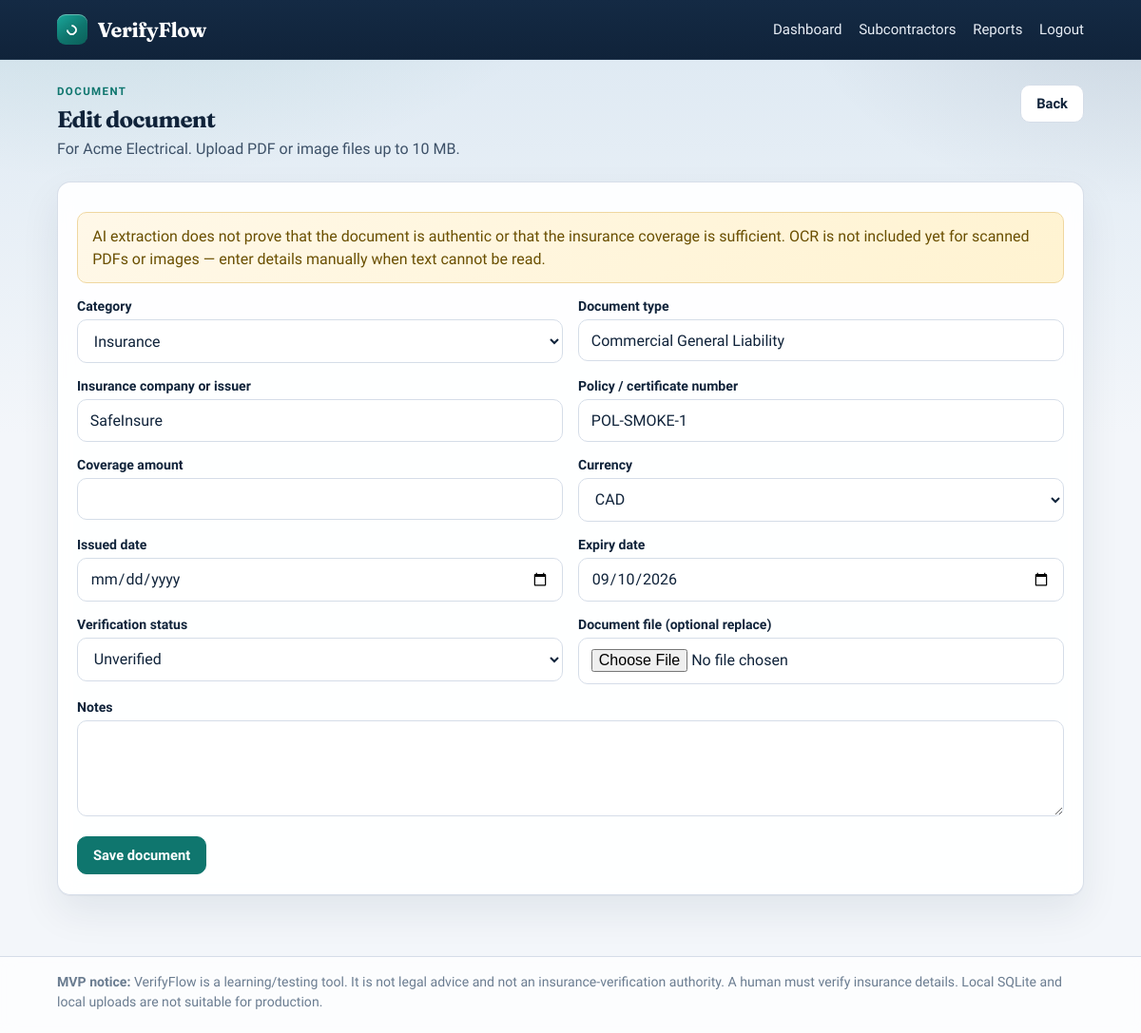
The page /documents/92705a27-c7bd-402d-a036-3a7cfc7b6d9e/edit (signed in) on the database its author committed.
### app.py (models this page shows, shortened)
class Contractor(db.Model):
    __tablename__ = "contractors"
    id = db.Column(db.Integer, primary_key=True)
    public_id = db.Column(db.String(36), unique=True, nullable=False, default=lambda: str(uuid.uuid4()))
    organization_id = db.Column(db.Integer, db.ForeignKey("organizations.id"), nullable=False, index=True)
    company_name = db.Column(db.String(200), nullable=False)
    contact_name = db.Column(db.String(200), nullable=False)
    email = db.Column(db.String(255), nullable=False)
    phone = db.Column(db.String(50), nullable=True)
    trade_or_service = db.Column(db.String(200), nullable=True)
    government_vendor_number = db.Column(db.String(100), nullable=True)
    notes = db.Column(db.Text, nullable=True)
    is_active = db.Column(db.Boolean, default=True, nullable=False)
    created_at = db.Column(db.DateTime, nullable=False, default=lambda: datetime.now(timezone.utc))
    organization = db.relationship("Organization", back_populates="contractors")
    documents = db.relationship(
        "ComplianceDocument",
        back_populates="contractor",
        cascade="all, delete-orphan",
        lazy=True,
    )

class ComplianceDocument(db.Model):
    __tablename__ = "compliance_documents"
    id = db.Column(db.Integer, primary_key=True)
    public_id = db.Column(db.String(36), unique=True, nullable=False, default=lambda: str(uuid.uuid4()))
    organization_id = db.Column(db.Integer, db.ForeignKey("organizations.id"), nullable=False, index=True)
    contractor_id = db.Column(db.Integer, db.ForeignKey("contractors.id"), nullable=False, index=True)
    category = db.Column(db.String(50), nullable=False, default="Insurance")
    document_type = db.Column(db.String(200), nullable=False)
    issuer = db.Column(db.String(200), nullable=True)
    policy_number = db.Column(db.String(100), nullable=True)
    coverage_amount = db.Column(db.Numeric(14, 2), nullable=True)
    currency = db.Column(db.String(10), nullable=True, default="CAD")
    issued_date = db.Column(db.Date, nullable=True)
    expiry_date = db.Column(db.Date, nullable=False)
    verification_status = db.Column(db.String(30), nullable=False, default="unverified")
    original_filename = db.Column(db.String(255), nullable=True)
    stored_filename = db.Column(db.String(255), nullable=True)
    extraction_method = db.Column(db.String(50), nullable=True)
    date_uploaded = db.Column(db.DateTime, nullable=False, default=lambda: datetime.now(timezone.utc))
    notes = db.Column(db.Text, nullable=True)
    contractor = db.relationship("Contractor", back_populates="documents")

### app.py (the view, shortened to what this page needs)
    @app.route("/documents/<public_id>/edit", methods=["GET", "POST"])
    @org_required
    def document_edit(public_id: str):
        document = get_document_or_404(public_id)
        contractor = get_contractor_or_404(document.contractor.public_id)
        form = DocumentForm(obj=document)
        return render_template(
            "document_form.html",
            form=form,
            contractor=contractor,
            document=document,
            title="Edit document",
            is_new=False,
        )

### app.py (called while the page is built)
def org_required(view):
    @wraps(view)
    @login_required
    def wrapped(*args, **kwargs):
        if not current_user.organization_id:
            abort(403)
        return view(*args, **kwargs)
    return wrapped

def get_contractor_or_404(public_id: str) -> Contractor:
    contractor = Contractor.query.filter_by(
        public_id=public_id,
        organization_id=current_user.organization_id,
    ).first()
    if not contractor:
        abort(404)
    return contractor

def get_document_or_404(public_id: str) -> ComplianceDocument:
    document = ComplianceDocument.query.filter_by(
        public_id=public_id,
        organization_id=current_user.organization_id,
    ).first()
    if not document:
        abort(404)
    return document

def register_template_helpers(app: Flask) -> None:
    @app.context_processor
    def inject_globals():
        return {
            "app_name": "VerifyFlow",
            "document_type_suggestions": DOCUMENT_TYPE_CHOICES,
        }
    @app.template_filter("expiry_badge_class")
    def expiry_badge_class(status: str) -> str:
        mapping = {
            "Valid": "badge-valid",
            "Expiring Soon": "badge-soon",
            "Expired": "badge-expired",
        }
        return mapping.get(status, "badge-muted")
    @app.template_filter("days_label")
    def days_label_filter(days: int) -> str:
        return days_label(days)

### templates/document_form.html (shortened to what this page needs)
{% extends "base.html" %}
{% block content %}
<section class="page-header">
  <div>
    <p class="eyebrow">Document</p>
    <h1>{{ title }}</h1>
    <p class="lead">For {{ contractor.company_name }}. Upload PDF or image files up to 10 MB.</p>
  </div>
  <a class="btn" href="{{ url_for('contractor_detail', public_id=contractor.public_id) }}">Back</a>
</section>
<section class="panel form-panel">
  <p class="notice">
    AI extraction does not prove that the document is authentic or that the insurance coverage is sufficient.
    OCR is not included yet for scanned PDFs or images — enter details manually when text cannot be read.
  </p>
  <form method="post" enctype="multipart/form-data" novalidate>
    <div class="form-grid">
      <div class="field">
        <label for="category">{{ form.category.label.text }}</label>
        {{ form.category(id="category") }}
      </div>
      <div class="field">
        <label for="document_type">{{ form.document_type.label.text }}</label>
        {{ form.document_type(id="document_type", list="document-type-list") }}
      </div>
      <div class="field">
        <label for="issuer">{{ form.issuer.label.text }}</label>
        {{ form.issuer(id="issuer") }}
      </div>
      <div class="field">
        <label for="policy_number">{{ form.policy_number.label.text }}</label>
        {{ form.policy_number(id="policy_number") }}
      </div>
      <div class="field">
        <label for="coverage_amount">{{ form.coverage_amount.label.text }}</label>
        {{ form.coverage_amount(id="coverage_amount") }}
      </div>
      <div class="field">
        <label for="currency">{{ form.currency.label.text }}</label>
        {{ form.currency(id="currency") }}
      </div>
      <div class="field">
        <label for="issued_date">{{ form.issued_date.label.text }}</label>
        {{ form.issued_date(id="issued_date") }}
      </div>
      <div class="field">
        <label for="expiry_date">{{ form.expiry_date.label.text }}</label>
        {{ form.expiry_date(id="expiry_date") }}
      </div>
      <div class="field">
        <label for="verification_status">{{ form.verification_status.label.text }}</label>
        {{ form.verification_status(id="verification_status") }}
      </div>
      <div class="field">
        <label for="file">{{ form.file.label.text }}{% if is_new %} (required){% else %} (optional replace){% endif %}</label>
        {{ form.file(id="file") }}
      </div>
      <div class="field field-full">
        <label for="notes">{{ form.notes.label.text }}</label>
        {{ form.notes(id="notes", rows="4") }}
      </div>
    </div>
    <div class="form-actions">
      {{ form.submit(class_="btn btn-primary") }}
    </div>
  </form>
</section>
{% endblock %}

### static/styles.css (style rules this page uses)
:root { --ink: #10233a; --ink-soft: #3d5168; --muted: #6a7c90; --line: #d5dde8; --surface: rgba(255, 255, 255, 0.92); --surface-solid: #ffffff; --bg-top: #dce8f2; --bg-bottom: #f3f6fa; --nav: #10233a; --nav-ink: #e8eef6; --brand: #0f766e; --brand-hover: #0b5f59; --brand-soft: #d8f3ef; --accent: #c27803; --danger: #b42318; --danger-soft: #fde8e6; --valid: #0f766e; --valid-bg: #e4f7f3; --soon: #a16207; --soon-bg: #fff4d7; --expired: #b42318; --expired-bg: #fde8e6; --radius: 14px; --radius-sm: 10px; --shadow: 0 1px 0 rgba(16, 35, 58, 0.04), 0 18px 40px rgba(16, 35, 58, 0.08); --font: "Sora", "Segoe UI", sans-serif; --display: "Fraunces", Georgia, serif; --focus: 0 0 0 3px rgba(15, 118, 110, 0.28); }
* { box-sizing: border-box; }
html { scroll-behavior: smooth; }
body { margin: 0; min-height: 100vh; font-family: var(--font); color: var(--ink); background-color: var(--bg-bottom); background-image: radial-gradient(ellipse 80% 50% at 10% -10%, rgba(15, 118, 110, 0.14), transparent 55%), radial-gradient(ellipse 60% 40% at 100% 0%, rgba(16, 35, 58, 0.1), transparent 50%), linear-gradient(180deg, var(--bg-top), var(--bg-bottom) 42%), repeating-linear-gradient( 90deg, rgba(16, 35, 58, 0.03) 0, rgba(16, 35, 58, 0.03) 1px, transparent 1px, transparent 28px ), repeating-linear-gradient( 0deg, rgba(16, 35, 58, 0.03) 0, rgba(16, 35, 58, 0.03) 1px, transparent 1px, transparent 28px ); background-attachment: fixed; }
body.is-auth { display: flex; flex-direction: column; }
a { color: var(--brand); text-decoration: none; }
.page-header { display: flex; justify-content: space-between; align-items: flex-start; gap: 1rem; margin-bottom: 1.35rem; flex-wrap: wrap; animation: rise 420ms ease both; }
.page-header h1, .panel h2, .auth-copy h1, .auth-card h1 { margin: 0 0 0.35rem; font-family: var(--display); letter-spacing: -0.03em; font-weight: 700; line-height: 1.15; }
.lead { color: var(--ink-soft); margin: 0; line-height: 1.5; }
.eyebrow { text-transform: uppercase; letter-spacing: 0.12em; font-size: 0.72rem; font-weight: 600; color: var(--brand); margin: 0 0 0.55rem; }
.stat-card, .panel, .auth-card { background: var(--surface); border: 1px solid rgba(213, 221, 232, 0.95); border-radius: var(--radius); box-shadow: var(--shadow); backdrop-filter: blur(10px); }
.panel { padding: 1.2rem 1.25rem 1.35rem; margin-bottom: 1rem; animation: rise 560ms ease both; }
.btn { display: inline-flex; align-items: center; justify-content: center; gap: 0.35rem; border: 1px solid var(--line); background: var(--surface-solid); color: var(--ink); padding: 0.62rem 1rem; border-radius: var(--radius-sm); cursor: pointer; font: inherit; font-weight: 600; font-size: 0.92rem; text-decoration: none; transition: background 150ms ease, border-color 150ms ease, transform 150ms ease; }
.btn-primary { background: var(--brand); border-color: var(--brand); color: white; }
.notice { background: linear-gradient(135deg, #fff8e8, #fff3d1); border: 1px solid #efd7a0; color: #6a4f00; padding: 0.85rem 0.95rem; border-radius: 10px; line-height: 1.45; margin: 0.75rem 0 1rem; }
.form-grid { display: grid; grid-template-columns: 1fr 1fr; gap: 1rem; }
.field { display: flex; flex-direction: column; gap: 0.38rem; }
.field-full { grid-column: 1 / -1; }
label { font-weight: 600; font-size: 0.88rem; color: var(--ink); }
input[type="text"], input[type="email"], input[type="password"], input[type="number"], input[type="date"], input[type="file"], select, textarea { width: 100%; padding: 0.72rem 0.8rem; border: 1px solid var(--line); border-radius: var(--radius-sm); font: inherit; background: white; color: var(--ink); transition: border-color 150ms ease, box-shadow 150ms ease; }
.form-actions { margin-top: 1.3rem; display: flex; gap: 0.75rem; flex-wrap: wrap; }

### rows shown on the page
Contractor: company_name "Acme Electrical"
ComplianceDocument: category "Insurance", document_type "Commercial General Liability", issuer "SafeInsure", policy_number "POL-SMOKE-1", currency "CAD", expiry_date "09/10/2026", verification_status "Unverified"

### other values the page prints
{{ title }} "Edit document"
